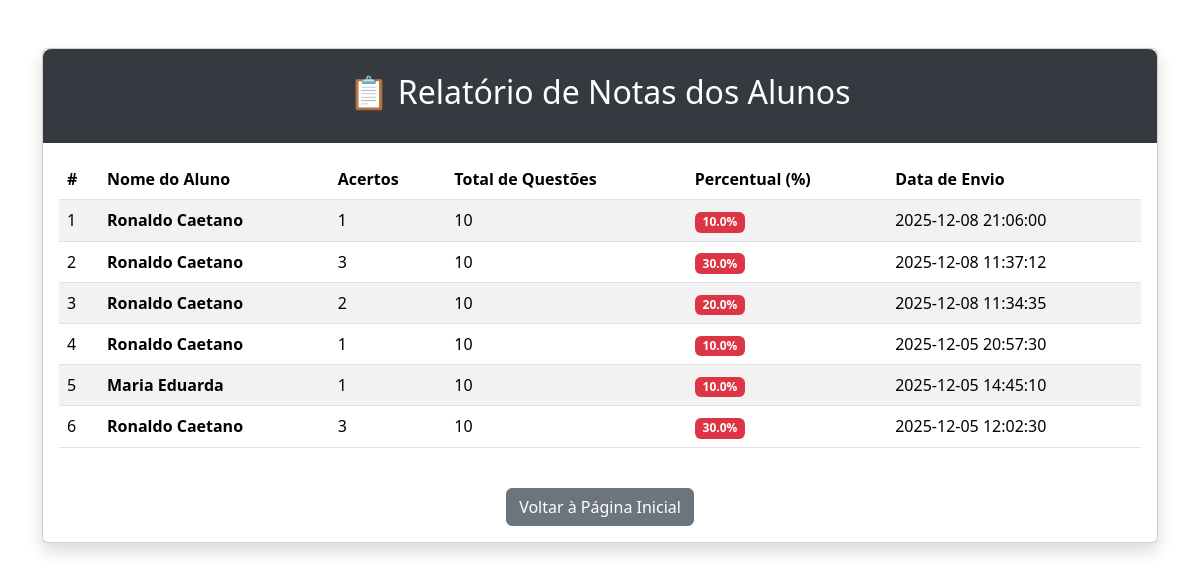
The page /admin/notas on the database its author committed.
### tables this page shows
CREATE TABLE resultados (
            id INTEGER PRIMARY KEY AUTOINCREMENT,
            nome_aluno TEXT NOT NULL,
            acertos INTEGER NOT NULL,
            total_questoes INTEGER NOT NULL,
            percentual REAL NOT NULL,
            data_envio TIMESTAMP DEFAULT CURRENT_TIMESTAMP
        );

### main.py (the view)
@app.route('/admin/notas')
def admin_notas():
    try:
        conn = get_db_connection()
        resultados = conn.execute('SELECT nome_aluno, acertos, total_questoes, percentual, data_envio FROM resultados ORDER BY data_envio DESC').fetchall()
        conn.close()
        return render_template('admin_notas.html', resultados=resultados)
    except Exception as e:
        return f"Erro ao carregar notas: {e}", 500

### main.py (called while the page is built)
def get_db_connection():
    conn = sqlite3.connect(DB_NAME)
    conn.row_factory = sqlite3.Row # Permite acessar colunas por nome
    return conn

### templates/admin_notas.html (shortened to what this page needs)
<!DOCTYPE html>
<html lang="pt-br">
<head>
    <link href="https://cdn.jsdelivr.net/npm/bootstrap@5.3.2/dist/css/bootstrap.min.css" rel="stylesheet">
</head>
<body>
    <div class="container mt-5">
        <div class="card shadow">
            <div class="header-admin text-center">
                <h2>📋 Relatório de Notas dos Alunos</h2>
            </div>
            <div class="card-body">
                {% if resultados %}
                    <div class="table-responsive">
                        <table class="table table-striped table-hover">
                            <thead>
                                <tr>
                                    <th>#</th>
                                    <th>Nome do Aluno</th>
                                    <th>Acertos</th>
                                    <th>Total de Questões</th>
                                    <th>Percentual (%)</th>
                                    <th>Data de Envio</th>
                                </tr>
                            </thead>
                            <tbody>
                                {% for resultado in resultados %}
                                <tr>
                                    <td>{{ loop.index }}</td>
                                    <td><strong>{{ resultado.nome_aluno }}</strong></td>
                                    <td>{{ resultado.acertos }}</td>
                                    <td>{{ resultado.total_questoes }}</td>
                                    <td><span class="badge bg-{% if resultado.percentual >= 70 %}success{% elif resultado.percentual >= 50 %}warning{% else %}danger{% endif %}">{{ resultado.percentual|round(2) }}%</span></td>
                                    <td>{{ resultado.data_envio }}</td>
                                </tr>
                                {% endfor %}
                            </tbody>
                        </table>
                    </div>
                {% else %}
                    <div class="alert alert-warning text-center">
                        Nenhuma nota foi registrada ainda.
                    </div>
                {% endif %}
                <div class="text-center mt-4">
                    <a href="{{ url_for('index') }}" class="btn btn-secondary">Voltar à Página Inicial</a>
                </div>
            </div>
        </div>
    </div>
</body>
</html>

### templates/admin_notas.html (style rules this page uses)
.header-admin { background-color: #343a40; color: white; padding: 1.5rem; border-radius: .5rem .5rem 0 0; }

### rows shown on the page
resultados: nome_aluno "Ronaldo Caetano", acertos "1", total_questoes "10", percentual "10.0", data_envio "2025-12-08 21:06:00"
resultados: nome_aluno "Ronaldo Caetano", acertos "3", total_questoes "10", percentual "30.0", data_envio "2025-12-08 11:37:12"
resultados: nome_aluno "Ronaldo Caetano", acertos "2", total_questoes "10", percentual "20.0", data_envio "2025-12-08 11:34:35"
resultados: nome_aluno "Ronaldo Caetano", acertos "1", total_questoes "10", percentual "10.0", data_envio "2025-12-05 20:57:30"
resultados: nome_aluno "Maria Eduarda", acertos "1", total_questoes "10", percentual "10.0", data_envio "2025-12-05 14:45:10"
resultados: nome_aluno "Ronaldo Caetano", acertos "3", total_questoes "10", percentual "30.0", data_envio "2025-12-05 12:02:30"
